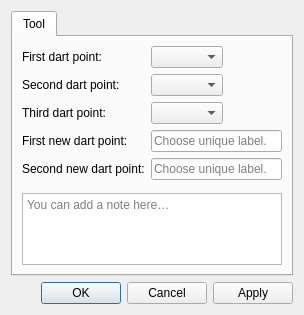
<?xml version="1.0" encoding="UTF-8"?>
<ui version="4.0">
 <class>DialogTrueDarts</class>
 <widget class="QDialog" name="DialogTrueDarts">
  <property name="geometry">
   <rect>
    <x>0</x>
    <y>0</y>
    <width>304</width>
    <height>308</height>
   </rect>
  </property>
  <property name="windowTitle">
   <string>True darts</string>
  </property>
  <property name="windowIcon">
   <iconset resource="../../../vmisc/share/resources/icon.qrc">
    <normaloff>:/icon/64x64/icon64x64.png</normaloff>:/icon/64x64/icon64x64.png</iconset>
  </property>
  <layout class="QVBoxLayout" name="verticalLayout">
   <item>
    <widget class="QTabWidget" name="tabWidget">
     <property name="currentIndex">
      <number>0</number>
     </property>
     <widget class="QWidget" name="tab">
      <attribute name="title">
       <string>Tool</string>
      </attribute>
      <layout class="QFormLayout" name="formLayout_2">
       <property name="fieldGrowthPolicy">
        <enum>QFormLayout::ExpandingFieldsGrow</enum>
       </property>
       <item row="0" column="0">
        <widget class="QLabel" name="labelFirstDartPoint">
         <property name="sizePolicy">
          <sizepolicy hsizetype="Preferred" vsizetype="Preferred">
           <horstretch>0</horstretch>
           <verstretch>0</verstretch>
          </sizepolicy>
         </property>
         <property name="text">
          <string>First dart point:</string>
         </property>
        </widget>
       </item>
       <item row="0" column="1">
        <widget class="QComboBox" name="comboBoxFirstDartPoint"/>
       </item>
       <item row="1" column="0">
        <widget class="QLabel" name="labelSecondDartPoint">
         <property name="text">
          <string>Second dart point:</string>
         </property>
        </widget>
       </item>
       <item row="1" column="1">
        <widget class="QComboBox" name="comboBoxSecondDartPoint">
         <property name="sizePolicy">
          <sizepolicy hsizetype="Preferred" vsizetype="Fixed">
           <horstretch>0</horstretch>
           <verstretch>0</verstretch>
          </sizepolicy>
         </property>
         <property name="minimumSize">
          <size>
           <width>0</width>
           <height>0</height>
          </size>
         </property>
         <property name="iconSize">
          <size>
           <width>80</width>
           <height>14</height>
          </size>
         </property>
        </widget>
       </item>
       <item row="2" column="0">
        <widget class="QLabel" name="labelThirdDartPoint">
         <property name="text">
          <string>Third dart point:</string>
         </property>
        </widget>
       </item>
       <item row="2" column="1">
        <widget class="QComboBox" name="comboBoxThirdDartPoint"/>
       </item>
       <item row="3" column="0">
        <widget class="QLabel" name="labelFirstNewDartPoint">
         <property name="sizePolicy">
          <sizepolicy hsizetype="Preferred" vsizetype="Preferred">
           <horstretch>0</horstretch>
           <verstretch>0</verstretch>
          </sizepolicy>
         </property>
         <property name="text">
          <string>First new dart point:</string>
         </property>
        </widget>
       </item>
       <item row="3" column="1">
        <widget class="QLineEdit" name="lineEditFirstNewDartPoint">
         <property name="toolTip">
          <string>Unique label</string>
         </property>
         <property name="placeholderText">
          <string>Choose unique label.</string>
         </property>
        </widget>
       </item>
       <item row="4" column="0">
        <widget class="QLabel" name="labelSecondNewDartPoint">
         <property name="text">
          <string>Second new dart point:</string>
         </property>
        </widget>
       </item>
       <item row="4" column="1">
        <widget class="QLineEdit" name="lineEditSecondNewDartPoint">
         <property name="toolTip">
          <string>Unique label</string>
         </property>
         <property name="placeholderText">
          <string>Choose unique label.</string>
         </property>
        </widget>
       </item>
       <item row="5" column="0" colspan="2">
        <layout class="QVBoxLayout" name="notesAreaLayout">
         <item>
          <layout class="QHBoxLayout" name="notesSeparatorLayout">
           <property name="leftMargin">
            <number>33</number>
           </property>
           <property name="rightMargin">
            <number>33</number>
           </property>
           <item>
            <widget class="QFrame" name="notesSeparator">
             <property name="minimumSize">
              <size>
               <width>0</width>
               <height>1</height>
              </size>
             </property>
             <property name="maximumSize">
              <size>
               <width>16777215</width>
               <height>1</height>
              </size>
             </property>
            </widget>
           </item>
          </layout>
         </item>
         <item>
          <widget class="QPlainTextEdit" name="plainTextEditToolNotes">
           <property name="placeholderText">
            <string>You can add a note here…</string>
           </property>
           <property name="maximumSize">
            <size>
             <width>16777215</width>
             <height>100</height>
            </size>
           </property>
          </widget>
         </item>
        </layout>
       </item>
      </layout>
     </widget>
    </widget>
   </item>
   <item>
    <widget class="QDialogButtonBox" name="buttonBox">
     <property name="orientation">
      <enum>Qt::Horizontal</enum>
     </property>
     <property name="standardButtons">
      <set>QDialogButtonBox::Apply|QDialogButtonBox::Cancel|QDialogButtonBox::Ok</set>
     </property>
    </widget>
   </item>
  </layout>
 </widget>
 <resources>
  <include location="../../../vmisc/share/resources/icon.qrc"/>
 </resources>
 <connections>
  <connection>
   <sender>buttonBox</sender>
   <signal>accepted()</signal>
   <receiver>DialogTrueDarts</receiver>
   <slot>accept()</slot>
   <hints>
    <hint type="sourcelabel">
     <x>248</x>
     <y>254</y>
    </hint>
    <hint type="destinationlabel">
     <x>157</x>
     <y>274</y>
    </hint>
   </hints>
  </connection>
  <connection>
   <sender>buttonBox</sender>
   <signal>rejected()</signal>
   <receiver>DialogTrueDarts</receiver>
   <slot>reject()</slot>
   <hints>
    <hint type="sourcelabel">
     <x>316</x>
     <y>260</y>
    </hint>
    <hint type="destinationlabel">
     <x>286</x>
     <y>274</y>
    </hint>
   </hints>
  </connection>
 </connections>
</ui>
